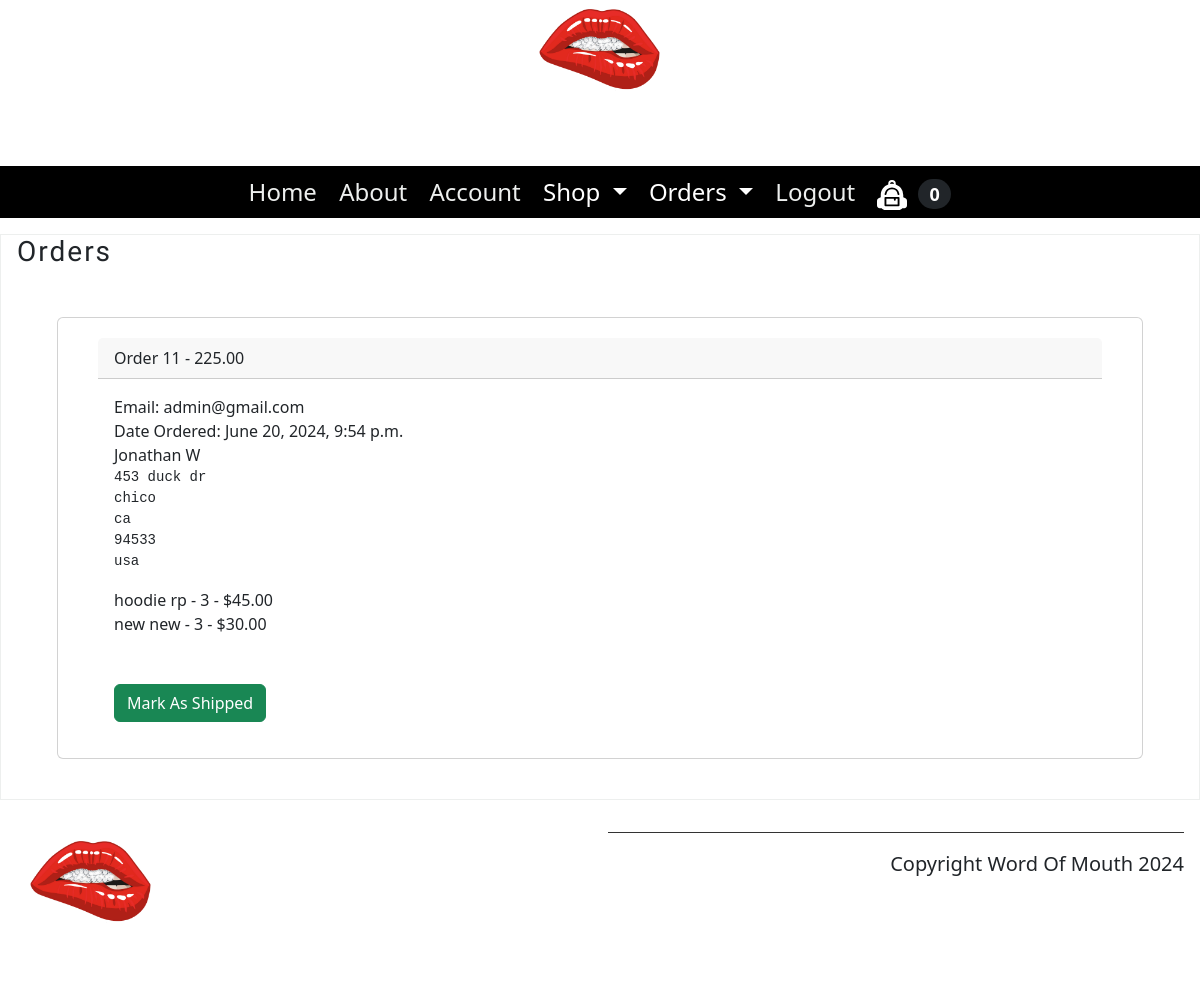
Page /payment/orders/11 (signed in) on the earlier database version.
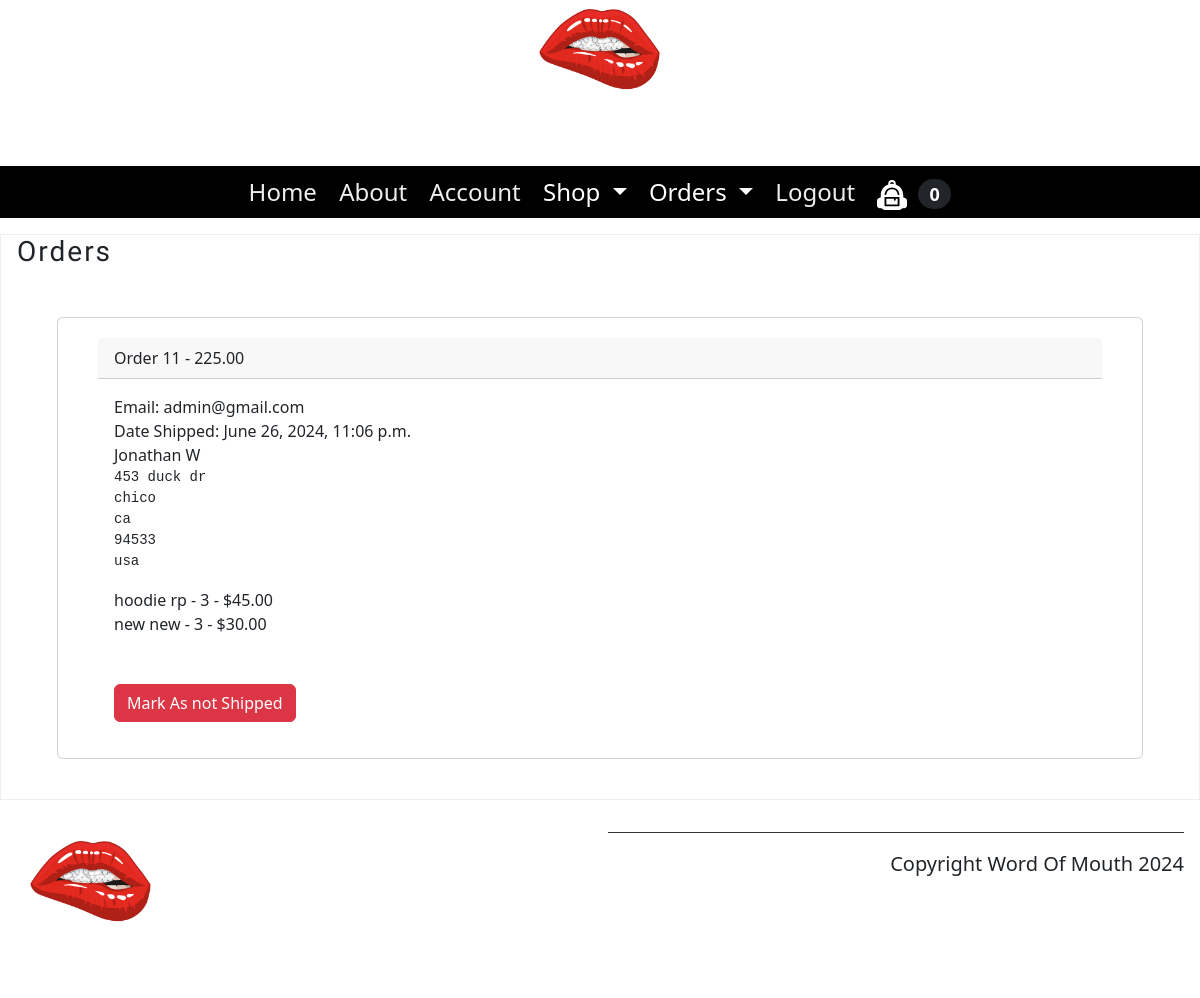
Same page on the later database version.
### payment/models.py (models this page shows, shortened)
class Order(models.Model):
    user = models.ForeignKey(User, on_delete=models.CASCADE, null=True, blank=True)
    full_name = models.CharField(max_length=255)
    email = models.EmailField(max_length=255)
    shipping_address = models.TextField(max_length=1500)
    amount_paid = models.DecimalField(max_digits=10, decimal_places=2)
    date_order = models.DateTimeField(auto_now_add=True)
    shipped = models.BooleanField(default=False)
    date_shipped = models.DateTimeField(blank=True, null=True)

### payment/views.py (the view, shortened to what this page needs)
# urls.py: path('orders/<int:pk>', views.orders, name="orders"),
def orders(request, pk):
    if request.user.is_authenticated and request.user.is_superuser:
        order = Order.objects.get(id=pk)
        items = OrderItem.objects.filter(order=pk)
        return render(request, "orders.html", {"order":order, "items":items})
    else:
        messages.success(request, "Access Denied")
        return redirect('products:home')

### cart/cart.py (called while the page is built)
    def __len__(self):
        return len(self.cart)

### cart/context_processors.py (called while the page is built)
def cart(request):
    return {'cart':Cart(request)}

### products/models.py (called while the page is built)
    def __str__(self):
        return self.name

### templates/orders.html (shortened to what this page needs)
{% extends 'base.html' %} {% load static %} {% block content %}
<section>
  <article>
    <h3>Orders</h3>
    <div class="row">
      <div class="column">
        <div class="card">
            <div class="card-header">
              Order {{ order.id }} - {{ order.amount_paid }}
            </div>
            <div class="card-body">
              Email: {{ order.email }}<br>
              {% if order.date_shipped %}
                Date Shipped: {{ order.date_shipped }}
              {% else %}
              Date Ordered: {{ order.date_order }}
              {% endif %}
              <br>
              {{ order.full_name }}
              <pre>{{ order.shipping_address }}</pre>
              {% for item in items %}
              {{ item.product }} - {{ item.quantity }} - ${{ item.price }} <br>
              {% endfor %}
              <br>
              <br>
              {% if not order.shipped %}
              <form method="POST">
                <button type="Submit" class="btn btn-success">Mark As Shipped</button>
              </form>
                {% else %}
                <form method="POST">
                  <button type="Submit" class="btn btn-danger">Mark As not Shipped</button>
                </form>
                {% endif %}
            </div>
          </div>
      </div>
      <br>
      <br>
{% endblock %}

Differences in the rows shown:
changed Order "admin@gmail.com": date_shipped (not shown) → "June 26, 2024, 11:06 p.m."; shipped False → True (drawn); date_order "June 20, 2024, 9:54 p.m." → (not shown)
Other differences:
text no longer shown: "Date Ordered: Mark As Shipped"
text now shown: "Date Shipped: Mark As not Shipped"
